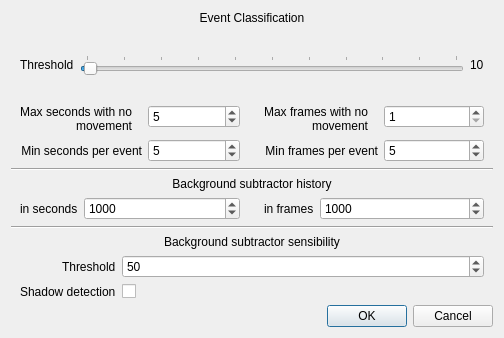
<?xml version="1.0" encoding="UTF-8"?>
<ui version="4.0">
 <class>SplitDialog</class>
 <widget class="QDialog" name="SplitDialog">
  <property name="geometry">
   <rect>
    <x>0</x>
    <y>0</y>
    <width>504</width>
    <height>338</height>
   </rect>
  </property>
  <property name="sizePolicy">
   <sizepolicy hsizetype="Preferred" vsizetype="MinimumExpanding">
    <horstretch>0</horstretch>
    <verstretch>0</verstretch>
   </sizepolicy>
  </property>
  <property name="windowTitle">
   <string>Auto Splitter Configuration</string>
  </property>
  <layout class="QVBoxLayout" name="verticalLayout">
   <item>
    <widget class="QLabel" name="label_5">
     <property name="text">
      <string>Event Classification</string>
     </property>
     <property name="alignment">
      <set>Qt::AlignCenter</set>
     </property>
    </widget>
   </item>
   <item>
    <widget class="QWidget" name="widget" native="true">
     <property name="sizePolicy">
      <sizepolicy hsizetype="Preferred" vsizetype="MinimumExpanding">
       <horstretch>0</horstretch>
       <verstretch>0</verstretch>
      </sizepolicy>
     </property>
     <layout class="QFormLayout" name="formLayout">
      <property name="fieldGrowthPolicy">
       <enum>QFormLayout::AllNonFixedFieldsGrow</enum>
      </property>
      <property name="labelAlignment">
       <set>Qt::AlignRight|Qt::AlignTrailing|Qt::AlignVCenter</set>
      </property>
      <property name="formAlignment">
       <set>Qt::AlignLeading|Qt::AlignLeft|Qt::AlignVCenter</set>
      </property>
      <property name="leftMargin">
       <number>9</number>
      </property>
      <property name="topMargin">
       <number>0</number>
      </property>
      <property name="rightMargin">
       <number>9</number>
      </property>
      <property name="bottomMargin">
       <number>0</number>
      </property>
      <item row="0" column="0">
       <widget class="QLabel" name="label">
        <property name="text">
         <string>Threshold</string>
        </property>
       </widget>
      </item>
      <item row="0" column="1">
       <widget class="QWidget" name="widget_2" native="true">
        <layout class="QHBoxLayout" name="horizontalLayout">
         <property name="leftMargin">
          <number>0</number>
         </property>
         <property name="topMargin">
          <number>0</number>
         </property>
         <property name="rightMargin">
          <number>0</number>
         </property>
         <property name="bottomMargin">
          <number>0</number>
         </property>
         <item>
          <widget class="QSlider" name="threshSlider">
           <property name="minimum">
            <number>1</number>
           </property>
           <property name="maximum">
            <number>1000</number>
           </property>
           <property name="value">
            <number>10</number>
           </property>
           <property name="orientation">
            <enum>Qt::Horizontal</enum>
           </property>
           <property name="tickPosition">
            <enum>QSlider::TicksAbove</enum>
           </property>
           <property name="tickInterval">
            <number>100</number>
           </property>
          </widget>
         </item>
         <item>
          <widget class="QLabel" name="threshValue">
           <property name="sizePolicy">
            <sizepolicy hsizetype="Preferred" vsizetype="Preferred">
             <horstretch>0</horstretch>
             <verstretch>0</verstretch>
            </sizepolicy>
           </property>
           <property name="text">
            <string notr="true">10</string>
           </property>
          </widget>
         </item>
        </layout>
       </widget>
      </item>
     </layout>
    </widget>
   </item>
   <item>
    <widget class="QWidget" name="widget_5" native="true">
     <layout class="QHBoxLayout" name="horizontalLayout_2">
      <property name="leftMargin">
       <number>0</number>
      </property>
      <property name="topMargin">
       <number>0</number>
      </property>
      <property name="rightMargin">
       <number>0</number>
      </property>
      <property name="bottomMargin">
       <number>0</number>
      </property>
      <item>
       <widget class="QWidget" name="widget_6" native="true">
        <layout class="QFormLayout" name="formLayout_4">
         <property name="topMargin">
          <number>0</number>
         </property>
         <property name="bottomMargin">
          <number>0</number>
         </property>
         <item row="0" column="0">
          <widget class="QLabel" name="label_4">
           <property name="text">
            <string>Max seconds with no movement</string>
           </property>
           <property name="alignment">
            <set>Qt::AlignRight|Qt::AlignTrailing|Qt::AlignVCenter</set>
           </property>
           <property name="wordWrap">
            <bool>true</bool>
           </property>
          </widget>
         </item>
         <item row="0" column="1">
          <widget class="QSpinBox" name="maxseconds">
           <property name="maximum">
            <number>100000</number>
           </property>
           <property name="value">
            <number>5</number>
           </property>
          </widget>
         </item>
         <item row="1" column="0">
          <widget class="QLabel" name="label_7">
           <property name="text">
            <string>Min seconds per event</string>
           </property>
           <property name="alignment">
            <set>Qt::AlignRight|Qt::AlignTrailing|Qt::AlignVCenter</set>
           </property>
           <property name="wordWrap">
            <bool>true</bool>
           </property>
          </widget>
         </item>
         <item row="1" column="1">
          <widget class="QSpinBox" name="minseconds">
           <property name="minimum">
            <number>0</number>
           </property>
           <property name="maximum">
            <number>100000</number>
           </property>
           <property name="value">
            <number>5</number>
           </property>
          </widget>
         </item>
        </layout>
       </widget>
      </item>
      <item>
       <widget class="QWidget" name="widget_4" native="true">
        <layout class="QFormLayout" name="formLayout_3">
         <property name="topMargin">
          <number>0</number>
         </property>
         <property name="bottomMargin">
          <number>0</number>
         </property>
         <item row="0" column="0">
          <widget class="QLabel" name="label_2">
           <property name="text">
            <string>Max frames with no movement</string>
           </property>
           <property name="alignment">
            <set>Qt::AlignRight|Qt::AlignTrailing|Qt::AlignVCenter</set>
           </property>
           <property name="wordWrap">
            <bool>true</bool>
           </property>
          </widget>
         </item>
         <item row="1" column="0">
          <widget class="QLabel" name="label_3">
           <property name="text">
            <string>Min frames per event</string>
           </property>
           <property name="alignment">
            <set>Qt::AlignRight|Qt::AlignTrailing|Qt::AlignVCenter</set>
           </property>
           <property name="wordWrap">
            <bool>true</bool>
           </property>
          </widget>
         </item>
         <item row="0" column="1">
          <widget class="QSpinBox" name="maxframes">
           <property name="minimum">
            <number>1</number>
           </property>
           <property name="maximum">
            <number>100000</number>
           </property>
           <property name="value">
            <number>1</number>
           </property>
          </widget>
         </item>
         <item row="1" column="1">
          <widget class="QSpinBox" name="minframes">
           <property name="minimum">
            <number>1</number>
           </property>
           <property name="maximum">
            <number>100000</number>
           </property>
           <property name="value">
            <number>5</number>
           </property>
          </widget>
         </item>
        </layout>
       </widget>
      </item>
     </layout>
    </widget>
   </item>
   <item>
    <widget class="Line" name="line">
     <property name="orientation">
      <enum>Qt::Horizontal</enum>
     </property>
    </widget>
   </item>
   <item>
    <widget class="QLabel" name="label_6">
     <property name="text">
      <string>Background subtractor history</string>
     </property>
     <property name="alignment">
      <set>Qt::AlignCenter</set>
     </property>
    </widget>
   </item>
   <item>
    <widget class="QWidget" name="widget_7" native="true">
     <layout class="QHBoxLayout" name="horizontalLayout_3">
      <property name="leftMargin">
       <number>0</number>
      </property>
      <property name="topMargin">
       <number>0</number>
      </property>
      <property name="rightMargin">
       <number>0</number>
      </property>
      <property name="bottomMargin">
       <number>0</number>
      </property>
      <item>
       <widget class="QWidget" name="widget_9" native="true">
        <layout class="QFormLayout" name="formLayout_6">
         <property name="topMargin">
          <number>0</number>
         </property>
         <property name="bottomMargin">
          <number>0</number>
         </property>
         <item row="0" column="0">
          <widget class="QLabel" name="labelHistory_2">
           <property name="text">
            <string>in seconds</string>
           </property>
          </widget>
         </item>
         <item row="0" column="1">
          <widget class="QSpinBox" name="historyseconds">
           <property name="minimum">
            <number>1</number>
           </property>
           <property name="maximum">
            <number>1000000</number>
           </property>
           <property name="value">
            <number>1000</number>
           </property>
          </widget>
         </item>
        </layout>
       </widget>
      </item>
      <item>
       <widget class="QWidget" name="widget_8" native="true">
        <layout class="QFormLayout" name="formLayout_5">
         <property name="fieldGrowthPolicy">
          <enum>QFormLayout::AllNonFixedFieldsGrow</enum>
         </property>
         <property name="topMargin">
          <number>0</number>
         </property>
         <property name="bottomMargin">
          <number>0</number>
         </property>
         <item row="0" column="0">
          <widget class="QLabel" name="labelHistory">
           <property name="text">
            <string>in frames</string>
           </property>
          </widget>
         </item>
         <item row="0" column="1">
          <widget class="QSpinBox" name="historyframes">
           <property name="minimum">
            <number>1</number>
           </property>
           <property name="maximum">
            <number>1000000</number>
           </property>
           <property name="value">
            <number>1000</number>
           </property>
          </widget>
         </item>
        </layout>
       </widget>
      </item>
     </layout>
    </widget>
   </item>
   <item>
    <widget class="Line" name="line_2">
     <property name="orientation">
      <enum>Qt::Horizontal</enum>
     </property>
    </widget>
   </item>
   <item>
    <widget class="QLabel" name="label_8">
     <property name="text">
      <string>Background subtractor sensibility</string>
     </property>
     <property name="alignment">
      <set>Qt::AlignCenter</set>
     </property>
    </widget>
   </item>
   <item>
    <widget class="QWidget" name="widget_3" native="true">
     <layout class="QFormLayout" name="formLayout_2">
      <property name="fieldGrowthPolicy">
       <enum>QFormLayout::AllNonFixedFieldsGrow</enum>
      </property>
      <property name="labelAlignment">
       <set>Qt::AlignRight|Qt::AlignTrailing|Qt::AlignVCenter</set>
      </property>
      <property name="formAlignment">
       <set>Qt::AlignLeading|Qt::AlignLeft|Qt::AlignVCenter</set>
      </property>
      <property name="leftMargin">
       <number>9</number>
      </property>
      <property name="topMargin">
       <number>0</number>
      </property>
      <property name="rightMargin">
       <number>9</number>
      </property>
      <property name="bottomMargin">
       <number>0</number>
      </property>
      <item row="0" column="0">
       <widget class="QLabel" name="labelThreshold">
        <property name="text">
         <string>Threshold</string>
        </property>
       </widget>
      </item>
      <item row="0" column="1">
       <widget class="QSpinBox" name="varThreshold">
        <property name="value">
         <number>50</number>
        </property>
       </widget>
      </item>
      <item row="1" column="0">
       <widget class="QLabel" name="labelShadow">
        <property name="text">
         <string>Shadow detection</string>
        </property>
       </widget>
      </item>
      <item row="1" column="1">
       <widget class="QCheckBox" name="bShadowDetection">
        <property name="text">
         <string/>
        </property>
       </widget>
      </item>
     </layout>
    </widget>
   </item>
   <item>
    <widget class="QDialogButtonBox" name="buttonBox">
     <property name="orientation">
      <enum>Qt::Horizontal</enum>
     </property>
     <property name="standardButtons">
      <set>QDialogButtonBox::Cancel|QDialogButtonBox::Ok</set>
     </property>
    </widget>
   </item>
  </layout>
 </widget>
 <resources/>
 <connections>
  <connection>
   <sender>buttonBox</sender>
   <signal>accepted()</signal>
   <receiver>SplitDialog</receiver>
   <slot>accept()</slot>
   <hints>
    <hint type="sourcelabel">
     <x>248</x>
     <y>254</y>
    </hint>
    <hint type="destinationlabel">
     <x>157</x>
     <y>274</y>
    </hint>
   </hints>
  </connection>
  <connection>
   <sender>buttonBox</sender>
   <signal>rejected()</signal>
   <receiver>SplitDialog</receiver>
   <slot>reject()</slot>
   <hints>
    <hint type="sourcelabel">
     <x>316</x>
     <y>260</y>
    </hint>
    <hint type="destinationlabel">
     <x>286</x>
     <y>274</y>
    </hint>
   </hints>
  </connection>
  <connection>
   <sender>threshSlider</sender>
   <signal>valueChanged(int)</signal>
   <receiver>threshValue</receiver>
   <slot>setNum(int)</slot>
   <hints>
    <hint type="sourcelabel">
     <x>259</x>
     <y>23</y>
    </hint>
    <hint type="destinationlabel">
     <x>383</x>
     <y>23</y>
    </hint>
   </hints>
  </connection>
 </connections>
</ui>
